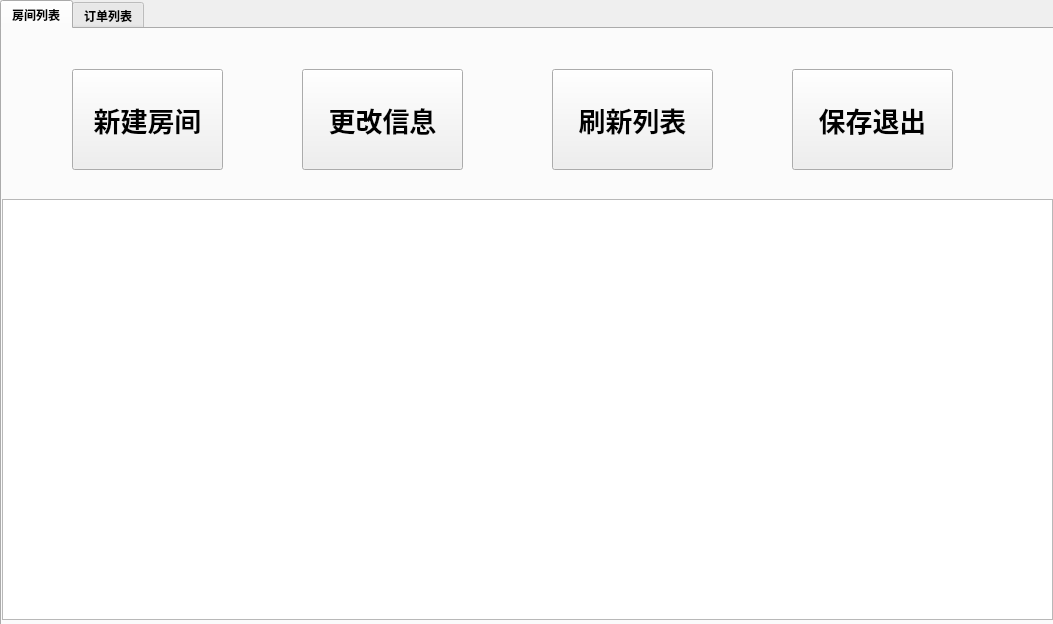
<?xml version="1.0" encoding="UTF-8"?>
<ui version="4.0">
 <class>whotel</class>
 <widget class="QWidget" name="whotel">
  <property name="geometry">
   <rect>
    <x>0</x>
    <y>0</y>
    <width>1053</width>
    <height>624</height>
   </rect>
  </property>
  <property name="windowTitle">
   <string>Form</string>
  </property>
  <widget class="QTabWidget" name="tabWidget">
   <property name="geometry">
    <rect>
     <x>0</x>
     <y>0</y>
     <width>1061</width>
     <height>631</height>
    </rect>
   </property>
   <property name="font">
    <font>
     <family>微软雅黑</family>
     <weight>75</weight>
     <bold>true</bold>
    </font>
   </property>
   <property name="currentIndex">
    <number>0</number>
   </property>
   <widget class="QWidget" name="tab">
    <attribute name="title">
     <string>房间列表</string>
    </attribute>
    <widget class="QTableWidget" name="table">
     <property name="geometry">
      <rect>
       <x>0</x>
       <y>170</y>
       <width>1051</width>
       <height>421</height>
      </rect>
     </property>
     <attribute name="verticalHeaderDefaultSectionSize">
      <number>100</number>
     </attribute>
    </widget>
    <widget class="QPushButton" name="btnChange">
     <property name="geometry">
      <rect>
       <x>300</x>
       <y>40</y>
       <width>161</width>
       <height>101</height>
      </rect>
     </property>
     <property name="font">
      <font>
       <pointsize>20</pointsize>
       <weight>75</weight>
       <bold>true</bold>
      </font>
     </property>
     <property name="text">
      <string>更改信息</string>
     </property>
    </widget>
    <widget class="QPushButton" name="btnExit">
     <property name="geometry">
      <rect>
       <x>790</x>
       <y>40</y>
       <width>161</width>
       <height>101</height>
      </rect>
     </property>
     <property name="font">
      <font>
       <pointsize>20</pointsize>
       <weight>75</weight>
       <bold>true</bold>
      </font>
     </property>
     <property name="text">
      <string>保存退出</string>
     </property>
    </widget>
    <widget class="QPushButton" name="btnRefresh">
     <property name="geometry">
      <rect>
       <x>550</x>
       <y>40</y>
       <width>161</width>
       <height>101</height>
      </rect>
     </property>
     <property name="font">
      <font>
       <pointsize>20</pointsize>
       <weight>75</weight>
       <bold>true</bold>
      </font>
     </property>
     <property name="text">
      <string>刷新列表</string>
     </property>
    </widget>
    <widget class="QPushButton" name="btnNew">
     <property name="geometry">
      <rect>
       <x>70</x>
       <y>40</y>
       <width>151</width>
       <height>101</height>
      </rect>
     </property>
     <property name="font">
      <font>
       <family>微软雅黑</family>
       <pointsize>20</pointsize>
       <weight>75</weight>
       <bold>true</bold>
      </font>
     </property>
     <property name="text">
      <string>新建房间</string>
     </property>
    </widget>
   </widget>
   <widget class="QWidget" name="tab_2">
    <attribute name="title">
     <string>订单列表</string>
    </attribute>
    <widget class="QPushButton" name="btnCheckIn">
     <property name="geometry">
      <rect>
       <x>420</x>
       <y>40</y>
       <width>171</width>
       <height>111</height>
      </rect>
     </property>
     <property name="font">
      <font>
       <pointsize>20</pointsize>
      </font>
     </property>
     <property name="text">
      <string>确认入住</string>
     </property>
    </widget>
    <widget class="QPushButton" name="btnCheckOut">
     <property name="geometry">
      <rect>
       <x>710</x>
       <y>40</y>
       <width>171</width>
       <height>111</height>
      </rect>
     </property>
     <property name="font">
      <font>
       <pointsize>20</pointsize>
      </font>
     </property>
     <property name="text">
      <string>确认退房</string>
     </property>
    </widget>
    <widget class="QTableWidget" name="table2">
     <property name="geometry">
      <rect>
       <x>0</x>
       <y>190</y>
       <width>1051</width>
       <height>401</height>
      </rect>
     </property>
    </widget>
    <widget class="QPushButton" name="btnRefresh_2">
     <property name="geometry">
      <rect>
       <x>120</x>
       <y>40</y>
       <width>171</width>
       <height>111</height>
      </rect>
     </property>
     <property name="font">
      <font>
       <pointsize>20</pointsize>
      </font>
     </property>
     <property name="text">
      <string>刷新列表</string>
     </property>
    </widget>
   </widget>
  </widget>
 </widget>
 <resources/>
 <connections/>
</ui>
